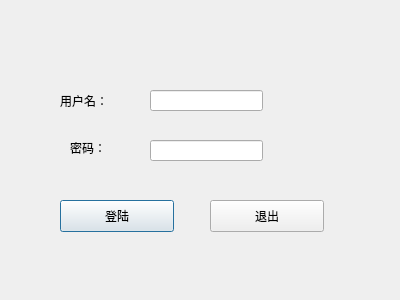
<?xml version="1.0" encoding="UTF-8"?>
<ui version="4.0">
 <class>LoginDia</class>
 <widget class="QDialog" name="LoginDia">
  <property name="geometry">
   <rect>
    <x>0</x>
    <y>0</y>
    <width>400</width>
    <height>300</height>
   </rect>
  </property>
  <property name="windowTitle">
   <string>登陆界面</string>
  </property>
  <property name="windowIcon">
   <iconset resource="errordetection.qrc">
    <normaloff>:/images/images/timg.jpeg</normaloff>:/images/images/timg.jpeg</iconset>
  </property>
  <widget class="QLabel" name="label">
   <property name="geometry">
    <rect>
     <x>60</x>
     <y>90</y>
     <width>71</width>
     <height>21</height>
    </rect>
   </property>
   <property name="text">
    <string>用户名：</string>
   </property>
  </widget>
  <widget class="QLabel" name="label_2">
   <property name="geometry">
    <rect>
     <x>70</x>
     <y>140</y>
     <width>59</width>
     <height>16</height>
    </rect>
   </property>
   <property name="text">
    <string>密码：</string>
   </property>
  </widget>
  <widget class="QLineEdit" name="usrLineEdit">
   <property name="geometry">
    <rect>
     <x>150</x>
     <y>90</y>
     <width>113</width>
     <height>21</height>
    </rect>
   </property>
  </widget>
  <widget class="QLineEdit" name="pwdLineEdit">
   <property name="geometry">
    <rect>
     <x>150</x>
     <y>140</y>
     <width>113</width>
     <height>21</height>
    </rect>
   </property>
   <property name="echoMode">
    <enum>QLineEdit::Password</enum>
   </property>
  </widget>
  <widget class="QPushButton" name="loginButton">
   <property name="geometry">
    <rect>
     <x>60</x>
     <y>200</y>
     <width>114</width>
     <height>32</height>
    </rect>
   </property>
   <property name="text">
    <string>登陆</string>
   </property>
  </widget>
  <widget class="QPushButton" name="exitButton">
   <property name="geometry">
    <rect>
     <x>210</x>
     <y>200</y>
     <width>114</width>
     <height>32</height>
    </rect>
   </property>
   <property name="text">
    <string>退出</string>
   </property>
  </widget>
 </widget>
 <resources>
  <include location="errordetection.qrc"/>
 </resources>
 <connections>
  <connection>
   <sender>exitButton</sender>
   <signal>clicked()</signal>
   <receiver>LoginDia</receiver>
   <slot>close()</slot>
   <hints>
    <hint type="sourcelabel">
     <x>266</x>
     <y>215</y>
    </hint>
    <hint type="destinationlabel">
     <x>199</x>
     <y>149</y>
    </hint>
   </hints>
  </connection>
 </connections>
</ui>
